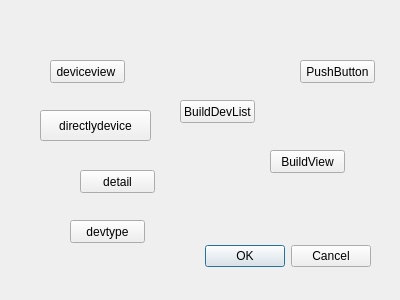
<?xml version="1.0" encoding="UTF-8"?>
<ui version="4.0">
 <class>ZkTestDialog</class>
 <widget class="QDialog" name="ZkTestDialog">
  <property name="geometry">
   <rect>
    <x>0</x>
    <y>0</y>
    <width>400</width>
    <height>300</height>
   </rect>
  </property>
  <property name="windowTitle">
   <string>Dialog</string>
  </property>
  <widget class="QDialogButtonBox" name="buttonBox">
   <property name="geometry">
    <rect>
     <x>30</x>
     <y>240</y>
     <width>341</width>
     <height>32</height>
    </rect>
   </property>
   <property name="orientation">
    <enum>Qt::Horizontal</enum>
   </property>
   <property name="standardButtons">
    <set>QDialogButtonBox::Cancel|QDialogButtonBox::Ok</set>
   </property>
  </widget>
  <widget class="QPushButton" name="pushButton">
   <property name="geometry">
    <rect>
     <x>180</x>
     <y>100</y>
     <width>75</width>
     <height>23</height>
    </rect>
   </property>
   <property name="text">
    <string>BuildDevList</string>
   </property>
  </widget>
  <widget class="QPushButton" name="detail">
   <property name="geometry">
    <rect>
     <x>80</x>
     <y>170</y>
     <width>75</width>
     <height>23</height>
    </rect>
   </property>
   <property name="text">
    <string>detail</string>
   </property>
  </widget>
  <widget class="QPushButton" name="BuildView">
   <property name="geometry">
    <rect>
     <x>270</x>
     <y>150</y>
     <width>75</width>
     <height>23</height>
    </rect>
   </property>
   <property name="text">
    <string>BuildView</string>
   </property>
  </widget>
  <widget class="QPushButton" name="deviceview">
   <property name="geometry">
    <rect>
     <x>50</x>
     <y>60</y>
     <width>75</width>
     <height>23</height>
    </rect>
   </property>
   <property name="text">
    <string>deviceview </string>
   </property>
  </widget>
  <widget class="QPushButton" name="devType">
   <property name="geometry">
    <rect>
     <x>70</x>
     <y>220</y>
     <width>75</width>
     <height>23</height>
    </rect>
   </property>
   <property name="text">
    <string>devtype</string>
   </property>
  </widget>
  <widget class="QPushButton" name="directDev">
   <property name="geometry">
    <rect>
     <x>40</x>
     <y>110</y>
     <width>111</width>
     <height>31</height>
    </rect>
   </property>
   <property name="text">
    <string>directlydevice</string>
   </property>
  </widget>
  <widget class="QPushButton" name="pushButton_2">
   <property name="geometry">
    <rect>
     <x>300</x>
     <y>60</y>
     <width>75</width>
     <height>23</height>
    </rect>
   </property>
   <property name="text">
    <string>PushButton</string>
   </property>
  </widget>
 </widget>
 <resources/>
 <connections>
  <connection>
   <sender>buttonBox</sender>
   <signal>accepted()</signal>
   <receiver>ZkTestDialog</receiver>
   <slot>accept()</slot>
   <hints>
    <hint type="sourcelabel">
     <x>248</x>
     <y>254</y>
    </hint>
    <hint type="destinationlabel">
     <x>157</x>
     <y>274</y>
    </hint>
   </hints>
  </connection>
  <connection>
   <sender>buttonBox</sender>
   <signal>rejected()</signal>
   <receiver>ZkTestDialog</receiver>
   <slot>reject()</slot>
   <hints>
    <hint type="sourcelabel">
     <x>316</x>
     <y>260</y>
    </hint>
    <hint type="destinationlabel">
     <x>286</x>
     <y>274</y>
    </hint>
   </hints>
  </connection>
 </connections>
</ui>
